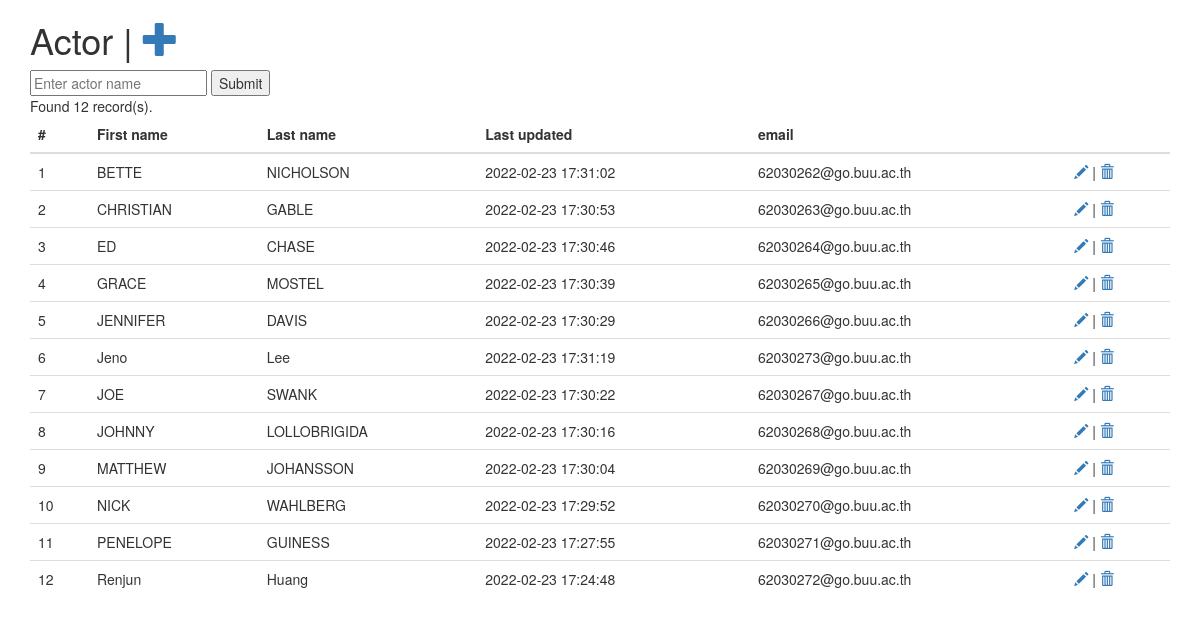
Page /actor.php on the committed database.
### tables this page shows
CREATE TABLE `actor` (
  `actor_id` smallint(5) UNSIGNED NOT NULL,
  `first_name` varchar(45) NOT NULL,
  `last_name` varchar(45) NOT NULL,
  `last_update` timestamp NOT NULL DEFAULT current_timestamp() ON UPDATE current_timestamp(),
  `email` varchar(45) DEFAULT NULL
);

### actor.php (the view, shortened to what this page needs)
<!DOCTYPE html>
<html lang="en">
<head>
    <link rel="stylesheet" href="https://maxcdn.bootstrapcdn.com/bootstrap/3.4.1/css/bootstrap.min.css">
</head>
<body>
    <div class="container">
        <h1>Actor | <a href='newactor.php'><span class='glyphicon glyphicon-plus'></span></a></h1>
        <form action="#" method="post">
            <input type="text" name="kw" placeholder="Enter actor name" value="">
            <input type="submit">
        </form>
        <?php
        require_once("dbconfig.php");
        @$kw = "%{$_POST['kw']}%";
        $sql = "SELECT *
                FROM actor
                WHERE concat(first_name, last_name, email) LIKE ?
                ORDER BY first_name";
        $stmt = $mysqli->prepare($sql);
        $stmt->bind_param("s", $kw);
        $stmt->execute();
        $result = $stmt->get_result();
        if ($result->num_rows == 0) {
            echo "Not found!";
        } else {
            echo "Found " . $result->num_rows . " record(s).";
            $table = "<table class='table table-hover'>
                        <thead>
                            <tr>
                                <th scope='col'>#</th>
                                <th scope='col'>First name</th>
                                <th scope='col'>Last name</th>
                                <th scope='col'>Last updated</th>
                                <th scope='col'>email</th>
                                <th scope='col'></th>
                            </tr>
                        </thead>
                        <tbody>";
            $i = 1;
            while($row = $result->fetch_object()){
                $table.= "<tr>";
                $table.= "<td>" . $i++ . "</td>";
                $table.= "<td>$row->first_name</td>";
                $table.= "<td>$row->last_name</td>";
                $table.= "<td>$row->last_update</td>";
                $table.= "<td>$row->email</td>";
                $table.= "<td>";
                $table.= "<a href='editactor.php?id=$row->actor_id'><span class='glyphicon glyphicon-pencil' aria-hidden='true'></span></a>";
                $table.= " | ";
                $table.= "<a href='deleteactor.php?id=$row->actor_id'><span class='glyphicon glyphicon-trash' aria-hidden='true'></span></a>";
                $table.= "</td>";
                $table.= "</tr>";
            }
            $table.= "</tbody>";
            $table.= "</table>";
            echo $table;
        }
        ?>
    </div>
</body>
</html>

### rows in the picture
actor: first_name "BETTE", last_name "NICHOLSON", last_update "2022-02-23 17:31:02", email "62030262@go.buu.ac.th", value "|"
actor: first_name "CHRISTIAN", last_name "GABLE", last_update "2022-02-23 17:30:53", email "62030263@go.buu.ac.th", value "|"
actor: first_name "ED", last_name "CHASE", last_update "2022-02-23 17:30:46", email "62030264@go.buu.ac.th", value "|"
actor: first_name "GRACE", last_name "MOSTEL", last_update "2022-02-23 17:30:39", email "62030265@go.buu.ac.th", value "|"
actor: first_name "JENNIFER", last_name "DAVIS", last_update "2022-02-23 17:30:29", email "62030266@go.buu.ac.th", value "|"
actor: first_name "Jeno", last_name "Lee", last_update "2022-02-23 17:31:19", email "62030273@go.buu.ac.th", value "|"
actor: first_name "JOE", last_name "SWANK", last_update "2022-02-23 17:30:22", email "62030267@go.buu.ac.th", value "|"
actor: first_name "JOHNNY", last_name "LOLLOBRIGIDA", last_update "2022-02-23 17:30:16", email "62030268@go.buu.ac.th", value "|"
actor: first_name "MATTHEW", last_name "JOHANSSON", last_update "2022-02-23 17:30:04", email "62030269@go.buu.ac.th", value "|"
actor: first_name "NICK", last_name "WAHLBERG", last_update "2022-02-23 17:29:52", email "62030270@go.buu.ac.th", value "|"
actor: first_name "PENELOPE", last_name "GUINESS", last_update "2022-02-23 17:27:55", email "62030271@go.buu.ac.th", value "|"
actor: first_name "Renjun", last_name "Huang", last_update "2022-02-23 17:24:48", email "62030272@go.buu.ac.th", value "|"

### other values in the picture
$result->num_rows "12"
